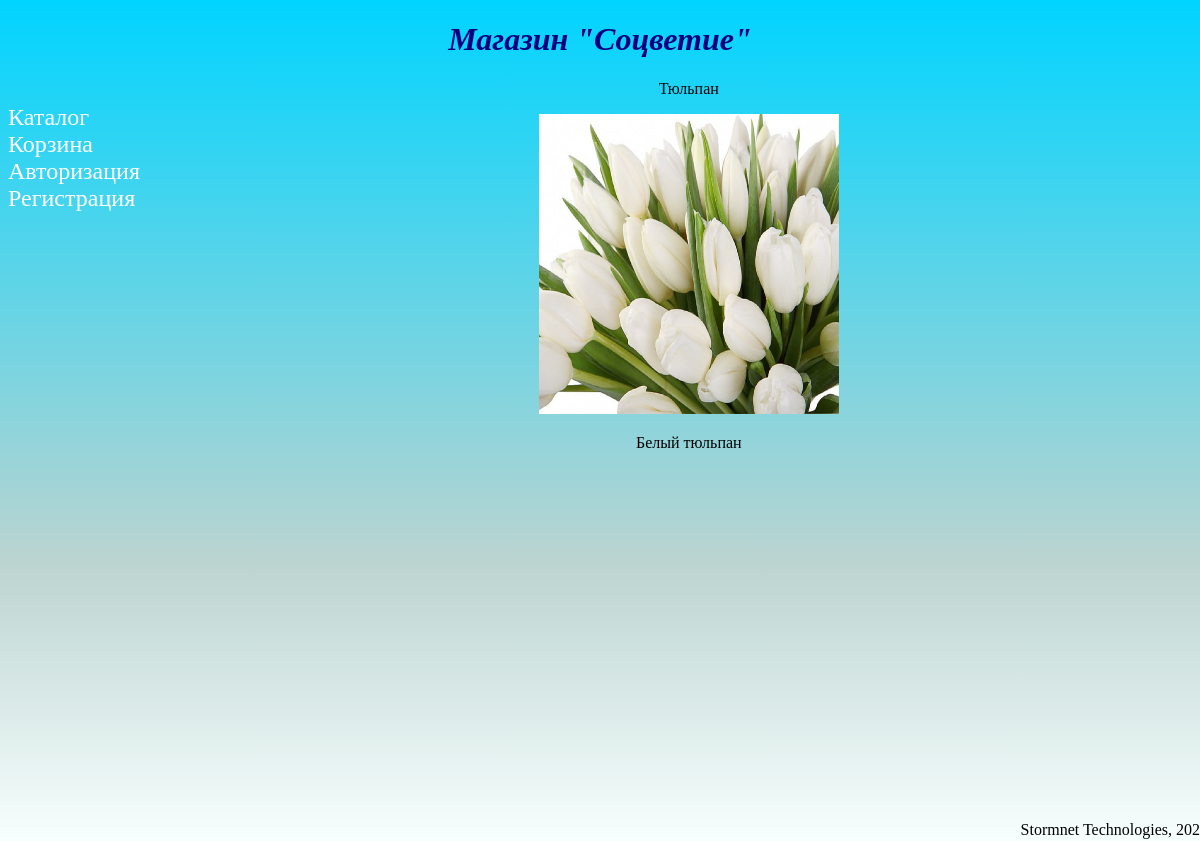
/tulpan, run on the app's committed database.
### Main/models.py (models this page shows, shortened)
class Flowers(models.Model):
    name = models.CharField(max_length=50)
    price = models.DecimalField(decimal_places=2, max_digits=6)
    description = models.TextField(max_length=100)
    photo = models.ImageField(upload_to='flowers')
    quantity = models.PositiveIntegerField()
    slug = models.SlugField(max_length=50, default=' ')

### Main/views.py (the view)
# urls.py: path('<slug:slug>', FlowerDetailView.as_view(), name='detail')
class FlowerDetailView(View):
    def get(self, request, slug):
        flower = Flowers.objects.get(slug=slug)
        context = {'flower': flower}
        html = 'Flower.html'
        return render(request, html, context)

### Main/templates/Flower.html
{% extends "base.html" %}
{% block content %}
<div style="text-align:center;">
    <p>{{flower.name}}</p>
    <img src="{{flower.photo.url}}" style="width:300px;height:300px;">
    <p>{{flower.description}}</p>
</div>
{% endblock content %}

### Cart/templates/base.html (style rules this page uses)
html { height:100%; }
body { padding-bottom:20px; height:100%; background:linear-gradient(0deg, rgba(247,255,254,1) 0%, rgba(188,212,208,1) 33%, rgba(0,212,255,1) 100%) no-repeat; background-attachment: fixed; position:relative; }

### data on the page
Flowers: name "Тюльпан", photo (picture), description "Белый тюльпан"
